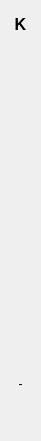
  <widget class="QWidget" name="verticalLayoutWidget_12">
   <property name="geometry">
    <rect>
     <x>1170</x>
     <y>80</y>
     <width>41</width>
     <height>441</height>
    </rect>
   </property>
   <layout class="QVBoxLayout" name="verticalLayout_21">
    <item>
     <widget class="QLabel" name="label_col_k">
      <property name="font">
       <font>
        <pointsize>12</pointsize>
        <weight>75</weight>
        <bold>true</bold>
        <strikeout>false</strikeout>
       </font>
      </property>
      <property name="text">
       <string>K</string>
      </property>
      <property name="alignment">
       <set>Qt::AlignCenter</set>
      </property>
     </widget>
    </item>
    <item>
     <widget class="QLabel" name="label_ak">
      <property name="text">
       <string/>
      </property>
      <property name="alignment">
       <set>Qt::AlignCenter</set>
      </property>
     </widget>
    </item>
    <item>
     <widget class="QLabel" name="label_bk">
      <property name="text">
       <string/>
      </property>
      <property name="alignment">
       <set>Qt::AlignCenter</set>
      </property>
     </widget>
    </item>
    <item>
     <widget class="QLabel" name="label_ck">
      <property name="text">
       <string/>
      </property>
      <property name="alignment">
       <set>Qt::AlignCenter</set>
      </property>
     </widget>
    </item>
    <item>
     <widget class="QLabel" name="label_dk">
      <property name="text">
       <string/>
      </property>
      <property name="alignment">
       <set>Qt::AlignCenter</set>
      </property>
     </widget>
    </item>
    <item>
     <widget class="QLabel" name="label_ek">
      <property name="text">
       <string/>
      </property>
      <property name="alignment">
       <set>Qt::AlignCenter</set>
      </property>
     </widget>
    </item>
    <item>
     <widget class="QLabel" name="label_fk">
      <property name="text">
       <string/>
      </property>
      <property name="alignment">
       <set>Qt::AlignCenter</set>
      </property>
     </widget>
    </item>
    <item>
     <widget class="QLabel" name="label_gk">
      <property name="text">
       <string/>
      </property>
      <property name="alignment">
       <set>Qt::AlignCenter</set>
      </property>
     </widget>
    </item>
    <item>
     <widget class="QLabel" name="label_hk">
      <property name="text">
       <string/>
      </property>
      <property name="alignment">
       <set>Qt::AlignCenter</set>
      </property>
     </widget>
    </item>
    <item>
     <widget class="QLabel" name="label_ik">
      <property name="text">
       <string/>
      </property>
      <property name="alignment">
       <set>Qt::AlignCenter</set>
      </property>
     </widget>
    </item>
    <item>
     <widget class="QLabel" name="label_jk">
      <property name="text">
       <string/>
      </property>
      <property name="alignment">
       <set>Qt::AlignCenter</set>
      </property>
     </widget>
    </item>
    <item>
     <widget class="QLabel" name="label_kk">
      <property name="text">
       <string>-</string>
      </property>
      <property name="alignment">
       <set>Qt::AlignCenter</set>
      </property>
     </widget>
    </item>
    <item>
     <widget class="QLabel" name="label_lk">
      <property name="text">
       <string/>
      </property>
      <property name="alignment">
       <set>Qt::AlignCenter</set>
      </property>
     </widget>
    </item>
   </layout>
  </widget>
